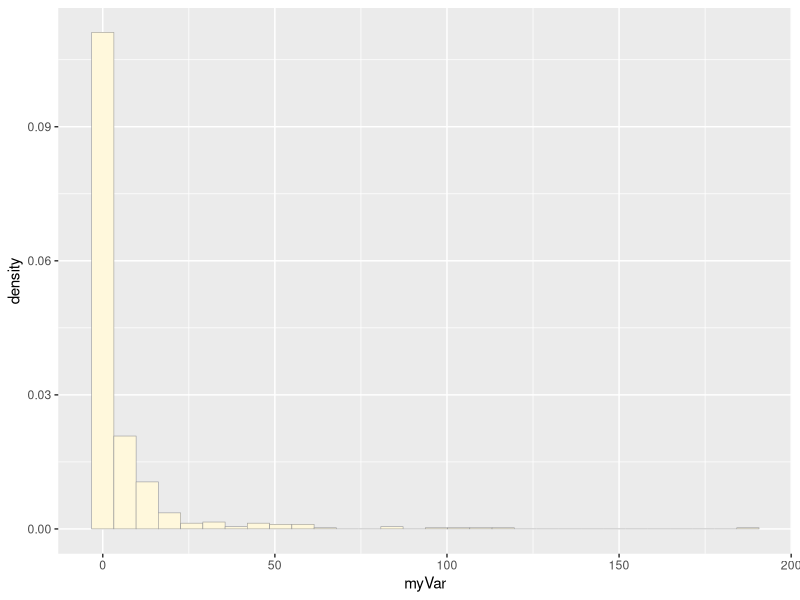
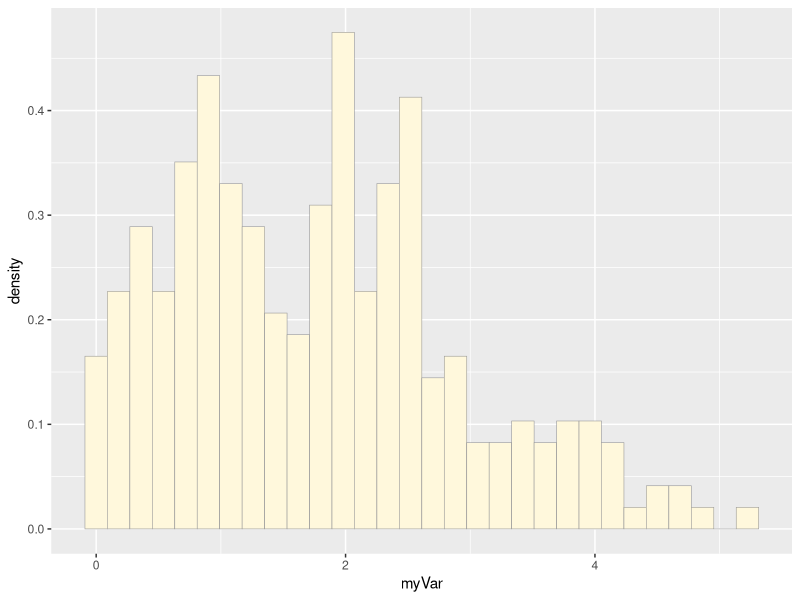
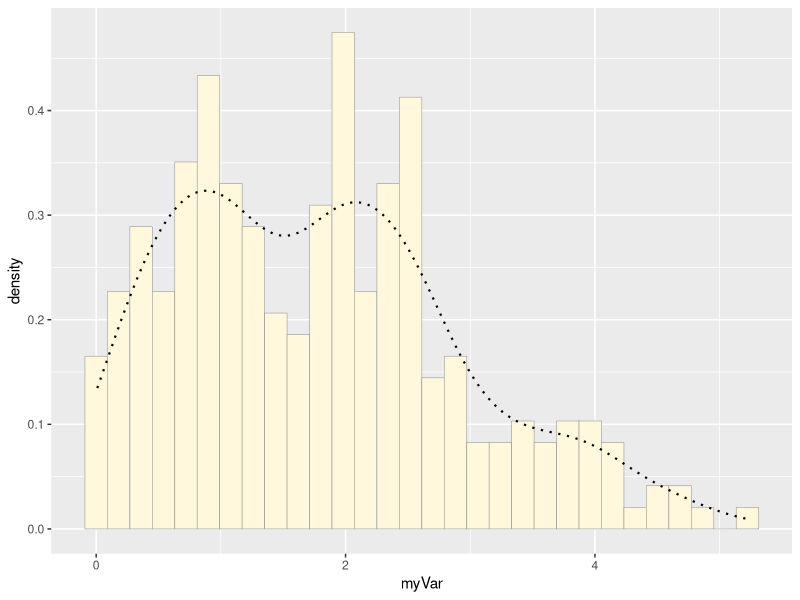
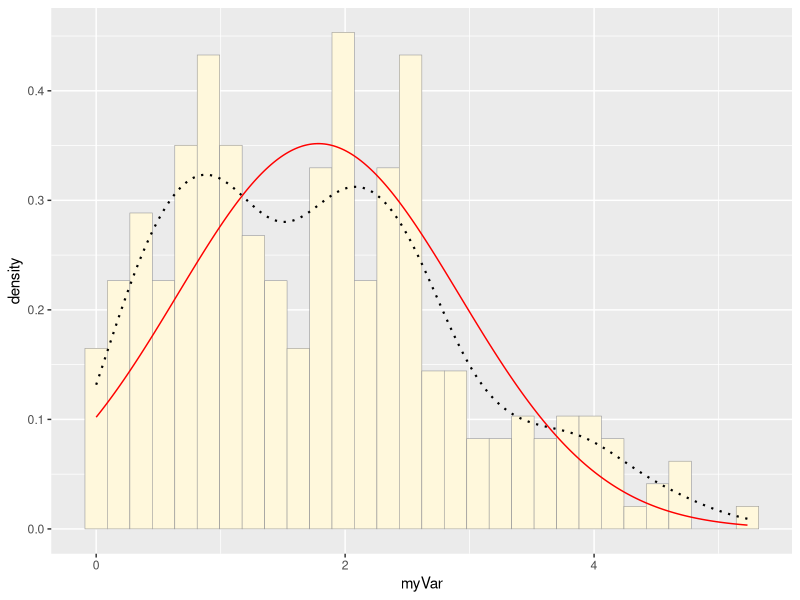
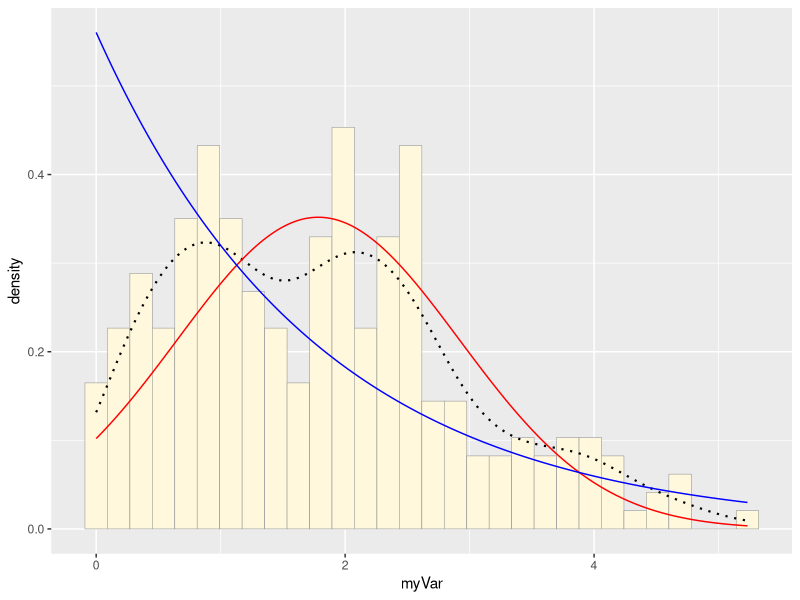
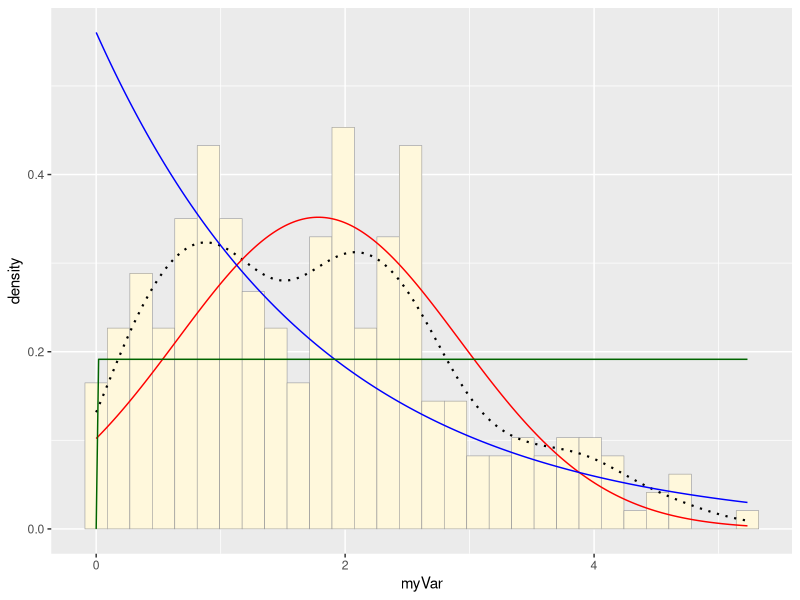
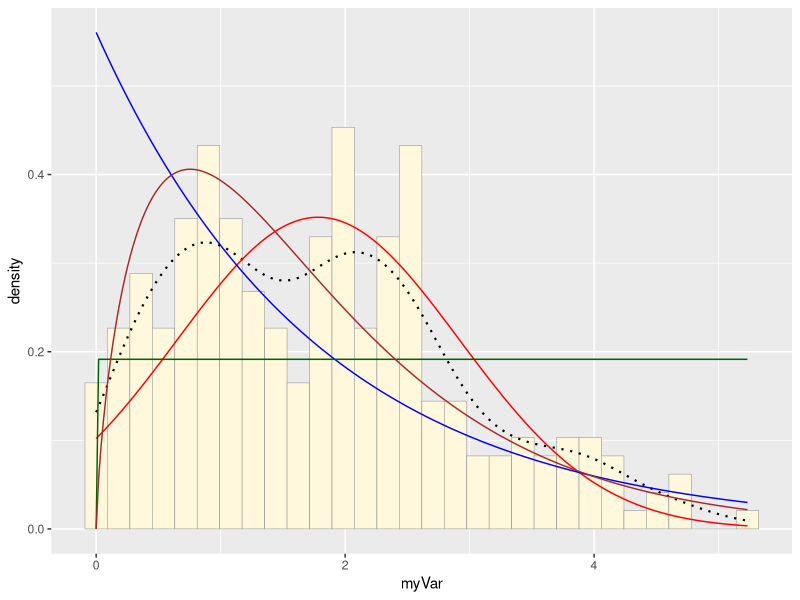
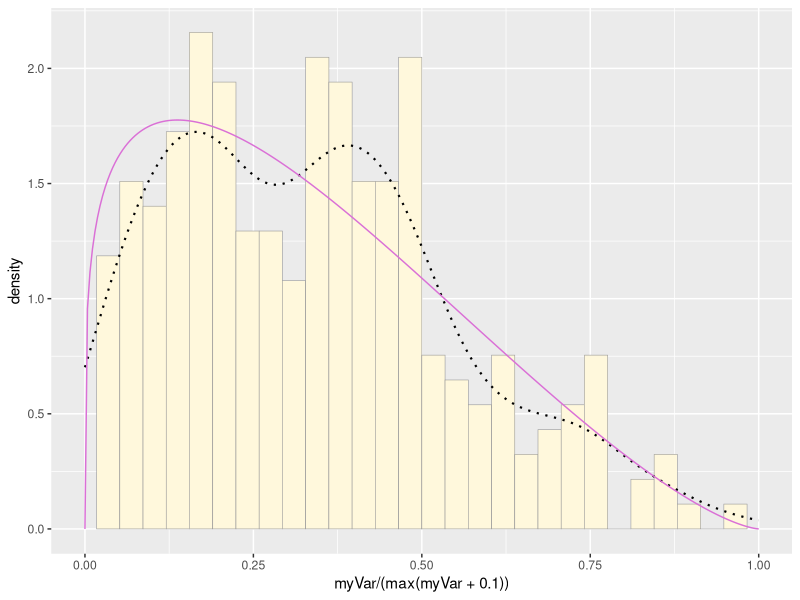

Write the R code that produced these figures, in order.
library(ggplot2)
library(MASS)
library(dplyr)

# Read in data
z <- read.csv("Compiled_DSWR_Fluxdata.csv")
z$myVar <- z$fn2o_lin
summary(z$myVar)
# View original histogram
p1 <- ggplot(data=z, aes(x=myVar, y=..density..)) +
  geom_histogram(color="grey60",fill="cornsilk",size=0.2) 
print(p1)
# Log transform to put less weight on values near zero
z <- z%>%
  mutate(myVar=log(fn2o_lin))%>%
  filter(myVar>0)
# View new histogram
p1 <- ggplot(data=z, aes(x=myVar, y=..density..)) +
  geom_histogram(color="grey60",fill="cornsilk",size=0.2) 
print(p1)

# Add empirical density curve
p1 <-  p1 +  geom_density(linetype="dotted",size=0.75)
print(p1)

# Maximum likelihood parameters for normal
normPars <- fitdistr(z$myVar,"normal")
print(normPars)
str(normPars)
normPars$estimate["mean"] # note structure of getting a named attribute

# Plot normal probability density 
meanML <- normPars$estimate["mean"]
sdML <- normPars$estimate["sd"]
xval <- seq(0,max(z$myVar),len=length(z$myVar))
stat <- stat_function(aes(x = xval, y = ..y..), fun = dnorm, colour="red", n = length(z$myVar), args = list(mean = meanML, sd = sdML))
p1 + stat

# Plot exponential probability density
expoPars <- fitdistr(z$myVar,"exponential")
rateML <- expoPars$estimate["rate"]
stat2 <- stat_function(aes(x = xval, y = ..y..), fun = dexp, colour="blue", n = length(z$myVar), args = list(rate=rateML))
p1 + stat + stat2

# Plot uniform probability density
stat3 <- stat_function(aes(x = xval, y = ..y..), fun = dunif, colour="darkgreen", n = length(z$myVar), args = list(min=min(z$myVar), max=max(z$myVar)))
p1 + stat + stat2 + stat3

# Plot gamma probability density
gammaPars <- fitdistr(z$myVar,"gamma")
shapeML <- gammaPars$estimate["shape"]
rateML <- gammaPars$estimate["rate"]
stat4 <- stat_function(aes(x = xval, y = ..y..), fun = dgamma, colour="brown", n = length(z$myVar), args = list(shape=shapeML, rate=rateML))
p1 + stat + stat2 + stat3 + stat4

# Plot beta probability density
pSpecial <- ggplot(data=z, aes(x=myVar/(max(myVar + 0.1)), y=..density..)) +
  geom_histogram(color="grey60",fill="cornsilk",size=0.2) + 
  xlim(c(0,1)) +
  geom_density(size=0.75,linetype="dotted")
betaPars <- fitdistr(x=z$myVar/max(z$myVar + 0.1),start=list(shape1=1,shape2=2),"beta")
shape1ML <- betaPars$estimate["shape1"]
shape2ML <- betaPars$estimate["shape2"]
statSpecial <- stat_function(aes(x = xval, y = ..y..), fun = dbeta, colour="orchid", n = length(z$myVar), args = list(shape1=shape1ML,shape2=shape2ML))
pSpecial + statSpecial

# Simulate a new data site using maximum likelihood parameters
#mean          sd    
#1.78450304   1.13407071 
#(0.06914551) (0.04889326)

new <- rnorm(n=300,mean=1.78,sd=1.13)
new <- data.frame(1:300,new)
p1 <- ggplot(data=new, aes(x=new, y=..density..)) +
  geom_histogram(color="grey60",fill="cornsilk",size=0.2) 
print(p1)

